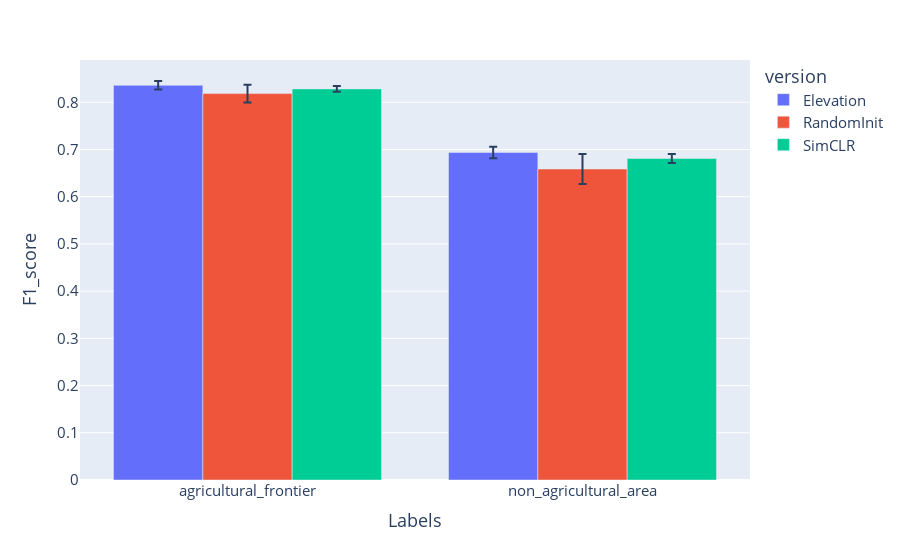

The notebook cell this image was saved under:
### Code cell
bar_plots["F1_score"]

### Figure 1 — Plotly figure (JSON) as saved in the notebook; plotly's stock layout.template omitted (floating-point values rounded to 4 significant figures)
{"data": [{"alignmentgroup": "True", "error_y": {"array": [0.009131, 0.01224]}, "hovertemplate": "version=Elevation<br>class=%{x}<br>mean=%{y}<extra></extra>", "legendgroup": "Elevation", "marker": {"color": "#636efa", "pattern": {"shape": ""}}, "name": "Elevation", "offsetgroup": "Elevation", "orientation": "v", "showlegend": true, "textposition": "auto", "type": "bar", "x": ["agricultural_frontier", "non_agricultural_area"], "xaxis": "x", "y": [0.8359, 0.6937], "yaxis": "y"}, {"alignmentgroup": "True", "error_y": {"array": [0.01875, 0.0317]}, "hovertemplate": "version=RandomInit<br>class=%{x}<br>mean=%{y}<extra></extra>", "legendgroup": "RandomInit", "marker": {"color": "#EF553B", "pattern": {"shape": ""}}, "name": "RandomInit", "offsetgroup": "RandomInit", "orientation": "v", "showlegend": true, "textposition": "auto", "type": "bar", "x": ["agricultural_frontier", "non_agricultural_area"], "xaxis": "x", "y": [0.8184, 0.6587], "yaxis": "y"}, {"alignmentgroup": "True", "error_y": {"array": [0.00605, 0.009627]}, "hovertemplate": "version=SimCLR<br>class=%{x}<br>mean=%{y}<extra></extra>", "legendgroup": "SimCLR", "marker": {"color": "#00cc96", "pattern": {"shape": ""}}, "name": "SimCLR", "offsetgroup": "SimCLR", "orientation": "v", "showlegend": true, "textposition": "auto", "type": "bar", "x": ["agricultural_frontier", "non_agricultural_area"], "xaxis": "x", "y": [0.8283, 0.681], "yaxis": "y"}], "layout": {"barmode": "group", "font": {"size": 15}, "legend": {"title": {"text": "version"}, "tracegroupgap": 0}, "margin": {"t": 60}, "xaxis": {"anchor": "y", "domain": [0, 1], "title": {"text": "Labels"}}, "yaxis": {"anchor": "x", "domain": [0, 1], "title": {"text": "F1_score"}}}}
